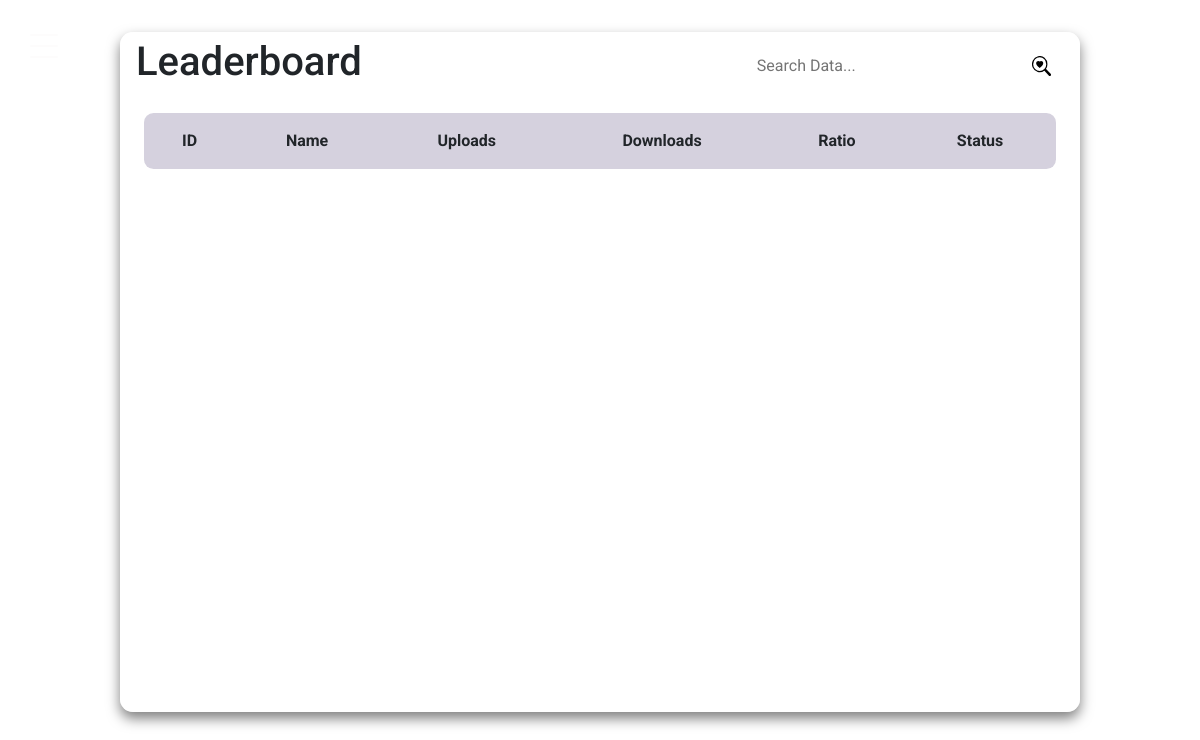
The app's page /dashboard/leaderboard, older data.
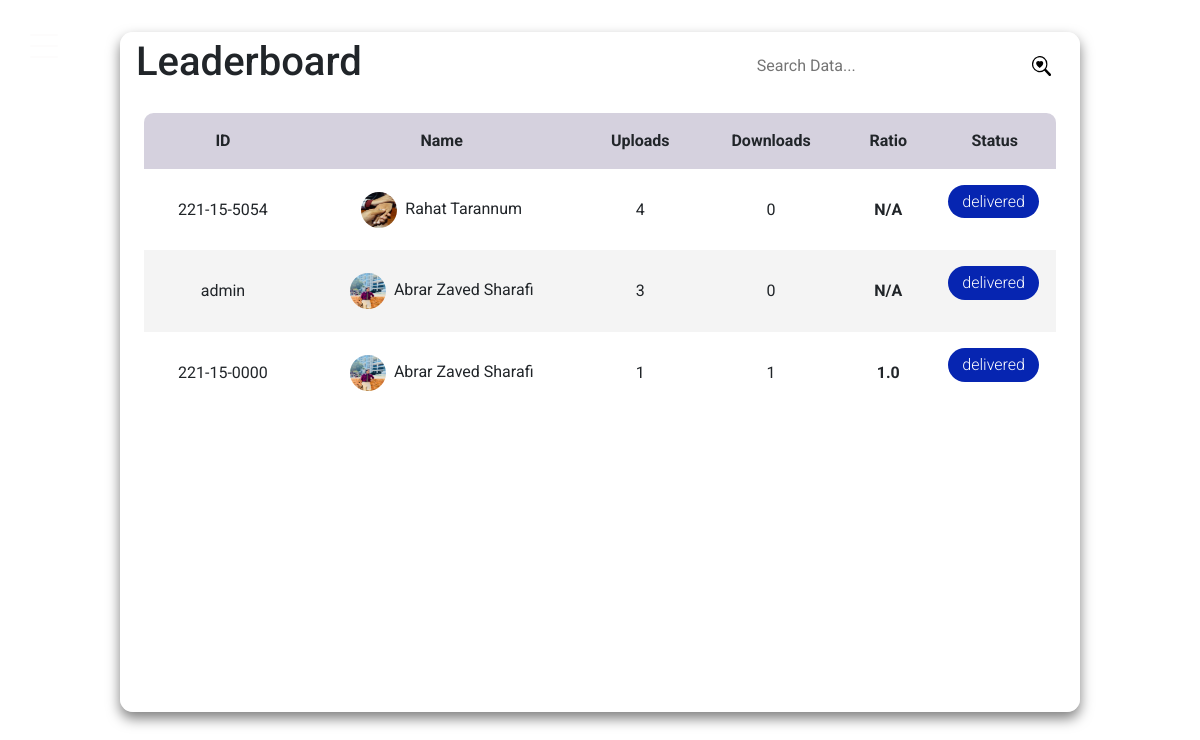
The same page, newer data.
### dashboard/models.py (models this page shows, shortened)
class UserAttribute(models.Model):
    user=models.ForeignKey(Student, verbose_name="User", on_delete=models.CASCADE)
    uploads=models.IntegerField(default=0)
    downloads=models.IntegerField(default=0)

### authentication/models.py (models this page shows)
class Student(AbstractBaseUser, PermissionsMixin):
    student_id = models.CharField(max_length=50, unique=True)
    profile_pic=models.ImageField(upload_to='profile_pic/',null=True,blank=True)
    name = models.CharField(max_length=150, blank=True)
    email = models.EmailField(max_length=254, blank=True)
    dept = models.CharField(max_length=50, blank=True)
    phone_number=models.CharField(max_length=50,blank=True)
    website=models.CharField(max_length=200,null=True,blank=True)
    is_active = models.BooleanField(default=True)
    is_admin = models.BooleanField(default=False)
    is_staff = models.BooleanField(default=False)
    groups = models.ManyToManyField(
        Group,
        related_name="student_set",  # Custom related_name to avoid conflict
        blank=True,
    )
    user_permissions = models.ManyToManyField(
        Permission,
        related_name="student_permissions_set",  # Custom related_name to avoid conflict
        blank=True,
    )
    objects = MyUserManager()
    USERNAME_FIELD = "student_id"
    REQUIRED_FIELDS = []  # List additional required fields here, if any
    def __str__(self):
        return self.student_id

### dashboard/views.py (the view)
# urls.py: path("leaderboard", views.leaderboard_view, name="leaderboard"),
def leaderboard_view(request):
    user_attributes = UserAttribute.objects.all().order_by("-uploads")
    return render(
        request, "dashboard/leaderboard.html", {"user_attributes": user_attributes}
    )

### dashboard/templatetags/custom_filters.py (called while the page is built)
@register.filter
def ratio(downloads, user):
    uploads = UserAttribute.objects.get(user=user).uploads
    return uploads / downloads if downloads != 0 else "N/A"

### templates/dashboard/leaderboard.html (shortened to what this page needs)
{% extends "sidebar/main.html" %}
{% load static %}
{% load custom_filters %}
{% block content %}
<!DOCTYPE html>
<html lang="en">
<head>
    <link rel="stylesheet" type="text/css" href="{% static 'css/leaderboard.css' %}">
</head>
<body>
    <div class="leaderboard-wrapper">
        <main class="custom-table" id="customers_table">
            <section class="custom-table__header">
                <h1>Leaderboard</h1>
                <div class="custom-input-group">
                    <input type="search" placeholder="Search Data..." style="width: 100%; padding: 0 0.5rem 0 0.3rem; background-color: transparent; border: none; outline: none;">
                    <img src="{% static 'images/search-heart.svg' %}" alt="search" style="width: 1.2rem; height: 1.2rem;">
                </div>
            </section>
            <section class="custom-table__body">
                <table>
                    <thead>
                        <tr>
                            <th>ID</th>
                            <th>Name</th>
                            <th>Uploads</th>
                            <th>Downloads</th>
                            <th>Ratio</th>
                            <th>Status</th>
                        </tr>
                    </thead>
                    <tbody>
                        {% for user in user_attributes %}
                        <tr>
                            <td>{{user.user}}</td>
                            <td><img src="{{user.user.profile_pic.url}}" alt="" style="width: 36px; height: 36px; margin-right: 0.5rem; border-radius: 50%; vertical-align: middle;">{{user.user.name}}</td>
                            <td>{{user.uploads}}</td>
                            <td>{{user.downloads}}</td>
                            <td><strong>{{user.downloads|ratio:user.user}}</strong></td>
                            <td><p class="status delivered" style="color:white">delivered</p></td>
                        </tr>
                        {% endfor %}
                    </tbody>
                </table>
            </section>
        </main>
    </div>
</body>
</html>
{% endblock content %}

### templates/sidebar/main.html (shortened to what this page needs)
{% load static %}
<!DOCTYPE html>
<html lang="en">
  <head>
    <link rel="stylesheet" href="{% static 'fonts/icomoon/style.css' %}" />
    <link rel="stylesheet" href="{% static 'css/owl.carousel.min.css' %}" />
    <link rel="stylesheet" href="{% static 'css/bootstrap.min.css' %}" />
    <link
      href="https://cdnjs.cloudflare.com/ajax/libs/font-awesome/5.15.4/css/all.min.css"
      rel="stylesheet" />
    <link
      href="https://cdnjs.cloudflare.com/ajax/libs/bootstrap-icons/1.10.5/font/bootstrap-icons.min.css"
      rel="stylesheet" />
    <link
      href="https://cdn.jsdelivr.net/npm/bootstrap@5.3.3/dist/css/bootstrap.min.css"
      rel="stylesheet"
 />
    <link rel="stylesheet" href="{% static 'css/style.css' %}" />
  </head>
  <body>
    {% include "sidebar/sidebar.html" %}
    <main>{% block content %} {% endblock content %}</main>
  </body>
</html>

### templates/sidebar/sidebar.html (shortened to what this page needs)
{% block content %}
<aside class="sidebar">
      <div class="toggle">
        <a href="#" class="burger js-menu-toggle" data-toggle="collapse" data-target="#main-navbar" id="burger">
              <span></span>
            </a>
      </div>
    </aside>
{% endblock content %}

### static/css/style.css (style rules this page uses)
body { font-family: "Roboto", -apple-system, BlinkMacSystemFont, "Segoe UI", Roboto, "Helvetica Neue", Arial, "Noto Sans", sans-serif, "Apple Color Emoji", "Segoe UI Emoji", "Segoe UI Symbol", "Noto Color Emoji"; background-color: #fcfcfc; }
p { color: #b3b3b3; font-weight: 300; }
h1, h2, h3, h4, h5, h6, .h1, .h2, .h3, .h4, .h5, .h6 { font-family: "Roboto", -apple-system, BlinkMacSystemFont, "Segoe UI", Roboto, "Helvetica Neue", Arial, "Noto Sans", sans-serif, "Apple Color Emoji", "Segoe UI Emoji", "Segoe UI Symbol", "Noto Color Emoji"; }
a { -webkit-transition: 0.3s all ease; -o-transition: 0.3s all ease; transition: 0.3s all ease; }
a, a:hover { text-decoration: none !important; }
body { position: relative; }
body:before { position: absolute; content: ""; z-index: 1; top: 0; left: 0; right: 0; bottom: 0; background-color: rgba(0, 0, 0, 0.5); opacity: 0; visibility: hidden; -webkit-transition: 0.3s all ease-in-out; -o-transition: 0.3s all ease-in-out; transition: 0.3s all ease-in-out; }
aside, main { height: 100vh; min-height: 580px; }
aside { width: 300px; left: 0; z-index: 1001; position: fixed; -webkit-transform: translateX(-100%); -ms-transform: translateX(-100%); transform: translateX(-100%); background-color: #02000048; color: white; -webkit-transition: 1s -webkit-transform cubic-bezier(0.23, 1, 0.32, 1); transition: 1s -webkit-transform cubic-bezier(0.23, 1, 0.32, 1); -o-transition: 1s transform cubic-bezier(0.23, 1, 0.32, 1); transition: 1s transform cubic-bezier(0.23, 1, 0.32, 1); transition: 1s transform cubic-bezier(0.23, 1, 0.32, 1), 1s -webkit-transform cubic-bezier(0.23, 1, 0.32, 1); }
aside .toggle { padding-left: 30px; padding-top: 30px; position: absolute; right: 0; -webkit-transform: translateX(100%); -ms-transform: translateX(100%); transform: translateX(100%); }
main { width: calc(100%); }
.burger { width: 28px; height: 32px; cursor: pointer; position: relative; z-index: 99; float: right; }
.burger:before, .burger span, .burger:after { width: 100%; height: 2px; display: block; background: #fdfcfc; border-radius: 2px; position: absolute; opacity: 1; }
.burger:before, .burger:after { -webkit-transition: top 0.35s cubic-bezier(0.23, 1, 0.32, 1), opacity 0.35s cubic-bezier(0.23, 1, 0.32, 1), background-color 1.15s cubic-bezier(0.86, 0, 0.07, 1), -webkit-transform 0.35s cubic-bezier(0.23, 1, 0.32, 1); transition: top 0.35s cubic-bezier(0.23, 1, 0.32, 1), opacity 0.35s cubic-bezier(0.23, 1, 0.32, 1), background-color 1.15s cubic-bezier(0.86, 0, 0.07, 1), -webkit-transform 0.35s cubic-bezier(0.23, 1, 0.32, 1); -o-transition: top 0.35s cubic-bezier(0.23, 1, 0.32, 1), transform 0.35s cubic-bezier(0.23, 1, 0.32, 1), opacity 0.35s cubic-bezier(0.23, 1, 0.32, 1), background-color 1.15s cubic-bezier(0.86, 0, 0.07, 1); transition: top 0.35s cubic-bezier(0.23, 1, 0.32, 1), transform 0.35s cubic-bezier(0.23, 1, 0.32, 1), opacity 0.35s cubic-bezier(0.23, 1, 0.32, 1), background-color 1.15s cubic-bezier(0.86, 0, 0.07, 1); transition: top 0.35s cubic-bezier(0.23, 1, 0.32, 1), transform 0.35s cubic-bezier(0.23, 1, 0.32, 1), opacity 0.35s cubic-bezier(0.23, 1, 0.32, 1), background-color 1.15s cubic-bezier(0.86, 0, 0.07, 1), -webkit-transform 0.35s cubic-bezier(0.23, 1, 0.32, 1); -webkit-transition: top 0.35s cubic-bezier(0.23, 1, 0.32, 1), -webkit-transform 0.35s cubic-bezier(0.23, 1, 0.32, 1), opacity 0.35s cubic-bezier(0.23, 1, 0.32, 1), background-color 1.15s cubic-bezier(0.86, 0, 0.07, 1); content: ""; }
.burger:before { top: 4px; }
.burger span { top: 15px; }
.burger:after { top: 26px; }

Row changes from the older to the newer data that the page shows:
added UserAttribute: user "221-15-5054", user.profile_pic (picture), user.name "Rahat Tarannum", uploads "4", downloads "0", downloads|ratio "N/A"
added UserAttribute: user "admin", user.profile_pic (picture), user.name "Abrar Zaved Sharafi", uploads "3", downloads "0", downloads|ratio "N/A"
added UserAttribute: user "221-15-0000", user.profile_pic (picture), user.name "Abrar Zaved Sharafi", uploads "1", downloads "1", downloads|ratio "1.0"
